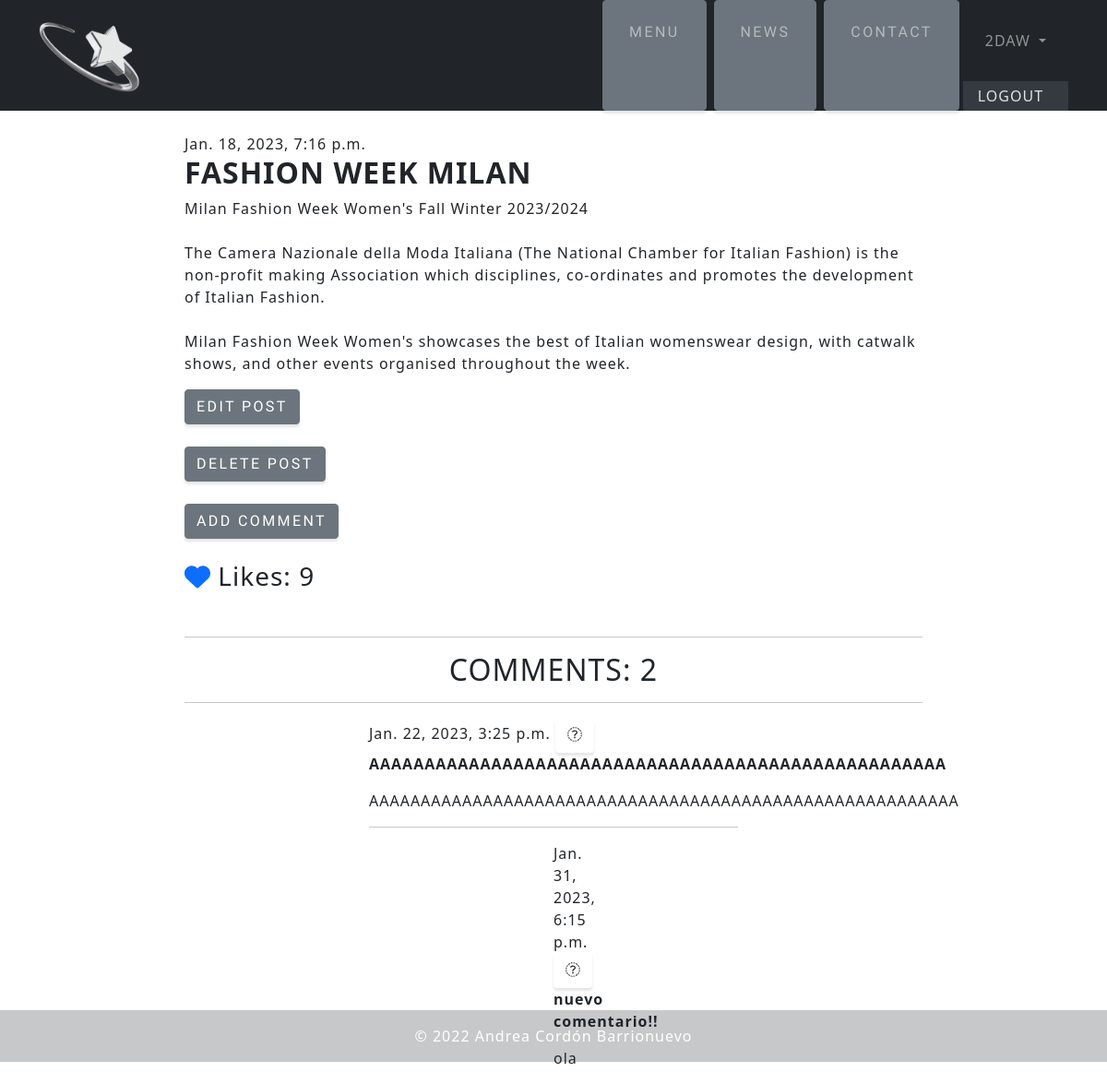
The app's page /blog/post/2/ (signed in), older data.
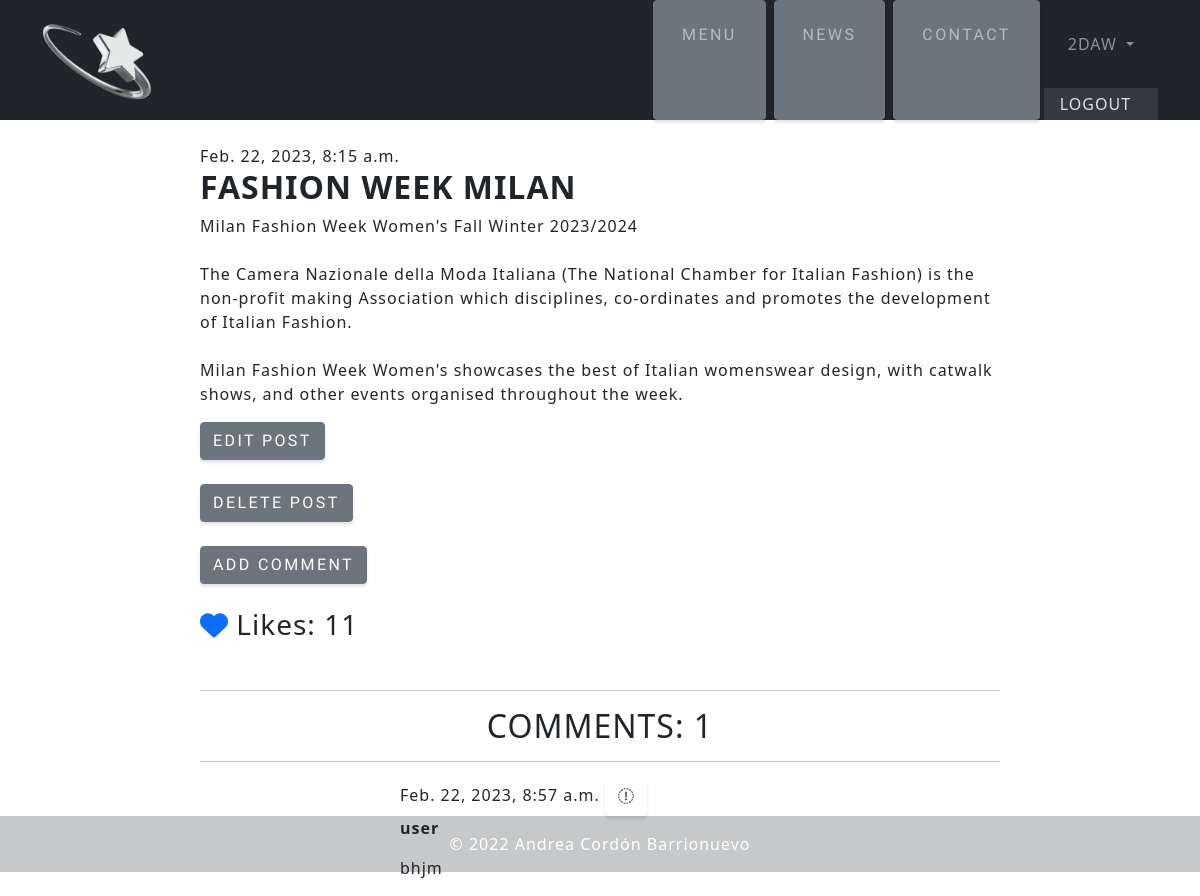
The same page, newer data.
### blog/models.py (models this page shows, shortened)
class Post(models.Model):
    author = models.ForeignKey(settings.AUTH_USER_MODEL, on_delete=models.CASCADE)
    title = models.CharField(max_length=200)
    text = models.TextField()
    created_date = models.DateTimeField(default=timezone.now)
    published_date = models.DateTimeField(blank=True, null=True)
    likes = models.IntegerField(default=0)

class Comment(models.Model):
    post = models.ForeignKey('blog.Post', on_delete=models.CASCADE, related_name='comments')
    author = models.CharField(max_length=200) #tiene que estar en la tabla users
    text = models.TextField() #el comentario que yo vaya a escribir
    created_date = models.DateTimeField(default=timezone.now)
    approved_comment = models.BooleanField(default=False)

### blog/views.py (the view)
# urls.py: path('post/<int:pk>/', views.post_detail, name='post_detail'),
def post_detail(request, pk):
    Post.objects.get(pk=pk)
    post = get_object_or_404(Post, pk=pk)
    if request.method == 'POST':
            form = CommentForm(request.POST)
            if form.is_valid():
                comment = form.save(commit=False)
                comment.post = post
                comment.save()
            return redirect('post_detail')
    else:
        form = CommentForm()
        comments = Comment.objects.filter(post=pk)
        return render(request, 'blog/post_detail.html', {'post': post, 'form': form, 'comments': comments})

### blog/templates/blog/post_detail.html (shortened to what this page needs)
{% extends 'blog/base.html' %}
{% block content %}
    <article class="post">
        <aside class="actions">
            {% if user.is_authenticated %}
            {% if perms.blog.edit_post %}
            <a class="btn btn-secondary" href="{% url 'post_edit' pk=post.pk %}">
              EDIT POST
              </a>
              {%endif%}
        </aside><br>
        <aside class="actions">
            {% if perms.blog.post_delete %}
            <a class="btn btn-secondary" href="{% url 'post_delete' pk=post.pk %}">
              DELETE POST
              </a>
              {%endif%}
        </aside><br>
        {% if perms.blog.add_comment %}
            <a class="btn btn-secondary" href="{% url 'add_comment_to_post' pk=post.pk %}">ADD COMMENT</a>
        {%endif%}
<br><br>
            <h3> <a href="{% url 'post_like' pk=post.pk %}"><i class="fa-solid fa-heart"></i></a>
             Likes: {{post.likes}}  </h3>
<br><hr>
<h2 class="text-center">COMMENTS: {{ post.comments.count  }}</h2>
{% for comment in comments %}
    <hr>
        <article class="comment">
            <div>
                {{ comment.created_date }}
            {% if perms.blog.delete_comment %}
                <a class="btn btn-default" href="{% url 'comment_remove' pk=comment.pk %}"><i class="fa-sharp fa-solid fa-trash"></i></a>
            {%endif%}
            </div>
            <strong>{{ comment.author }}</strong>
            <p>{{ comment.text|linebreaks }}</p>
            {% empty %}
            <p>No comments here yet :(</p>
            <br><br>
        </article>
    </article><br><br>
    {% endfor %}
    {% endif %}
{% endblock %}

### blog/templates/blog/base.html (shortened to what this page needs)
{% load static %}
<!DOCTYPE html>
<html lang="en">
<head>
      <link rel="stylesheet" href="{% static '../static/css/blog.css' %}">
    <link rel="stylesheet" href="https://cdn.jsdelivr.net/npm/bootstrap@5.1.3/dist/css/bootstrap.min.css"
>
</head>
<body>
      <br><br>
        <nav class="navbar navbar-expand-lg bg-dark text-uppercase fixed-top" id="mainNav">
            <div class="container">
                <a class="navbar-brand" href="{% url 'post_list' %}"><img width="110em" src="{% static 'img/logoo.png' %}"> </a>
                <div class="collapse navbar-collapse" id="navbarResponsive">
                    <ul class="navbar-nav ms-auto">
                        <li type="button" class="btn btn-secondary nav-item mx-0 mx-lg-1"><a class="nav-link py-3 px-0 px-lg-3 rounded" href="{% url 'post_list' %}">MENU</a></li>
                        <li type="button" class="btn btn-secondary nav-item mx-0 mx-lg-1"><a class="nav-link py-3 px-0 px-lg-3 rounded" href="{% url 'fashionblog' %}">NEWS</a></li>
                        <li type="button" class="btn btn-secondary nav-item mx-0 mx-lg-1"><a class="nav-link py-3 px-0 px-lg-3 rounded" href="{% url 'contacto' %}">CONTACT</a></li>
                        <li class="nav-item dropdown">
                            <a class="nav-link dropdown-toggle rounded" id="dropdown01" dara-toggle="dropdown">
                                {% if user.is_authenticated %}
                                {{user.get_username}}
                                {%else%}LOGIN{%endif%}
                            </a>
                        <div class="dropdown-menu-dark" aria-labelledby="dropdown01">
                            {%if user.is_authenticated%}
                            <a class="dropdown-item"  href="{% url 'logout' %}?next={{ request.path | urlencode }}">LOGOUT</a>
                            {%else%}
                            <a class="dropdown-item" href="{% url 'login'%}?next={{request.path}}">LOGIN</a>
                            {%endif%}
                        </div>
                        </li>
                    </ul>
                </div>
            </div>
        </nav>
        <article class="post">
            <br><br><br><br>
            {% if post.published_date %}
                <time class="date">
                    {{ post.published_date }}
                </time>
            {% endif %}
            <h2 class="bg-white"><strong>{{ post.title }}</strong></h2>
            <p>{{ post.text|linebreaksbr }}</p>
        </article>
        {% block content %}
        {% endblock %}
</body>
<footer class="py-3 my-4 bg-dark text-center text-white fixed-bottom opacity-25">
    © 2022 Andrea Cordón Barrionuevo
</footer>
</html>

### blog/templates/blog/base.html (style rules this page uses)
article { margin-right: 200px; margin-left: 200px }
.comment { margin-right: 200px; margin-left: 200px }

Row changes from the older to the newer data that the page shows:
removed Comment: created_date "Jan. 22, 2023, 3:25 p.m.", author "AAAAAAAAAAAAAAAAAAAAAAAAAAAAAAAAAAAAAAAAAAAAAAAAAAAA", text "AAAAAAAAAAAAAAAAAAAAAAAAAAAAAAAAAAAAAAAAAAAAAAAAAAAAAAAAA"
removed Comment: created_date "Jan. 31, 2023, 6:15 p.m.", author "nuevo comentario!!", text "ola"
changed Post "FASHION WEEK MILAN": published_date "Jan. 18, 2023, 7:16 p.m." → "Feb. 22, 2023, 8:15 a.m."; likes "9" → "11"; comments.count "2" → "1"
added Comment: created_date "Feb. 22, 2023, 8:57 a.m.", author "user", text "bhjm"
